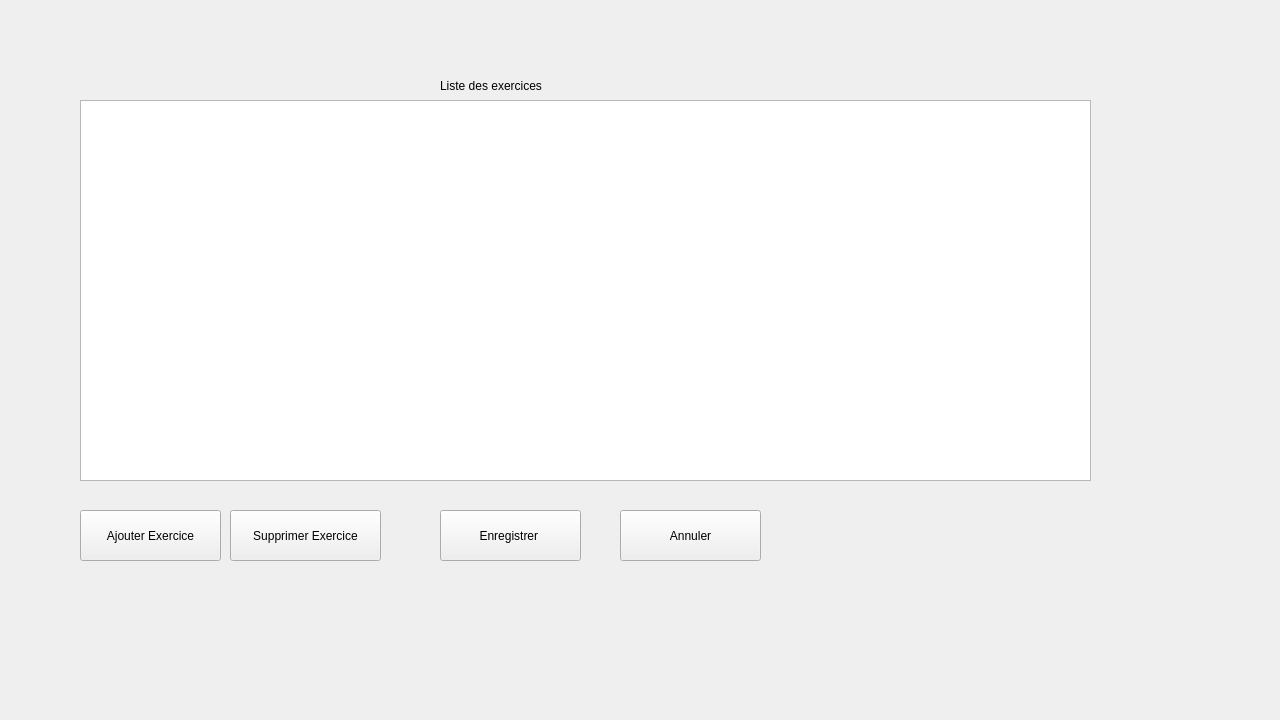
<?xml version="1.0" encoding="UTF-8"?>
<ui version="4.0">
 <class>Form</class>
 <widget class="QWidget" name="Form">
  <property name="geometry">
   <rect>
    <x>0</x>
    <y>0</y>
    <width>1280</width>
    <height>720</height>
   </rect>
  </property>
  <property name="sizePolicy">
   <sizepolicy hsizetype="Fixed" vsizetype="Fixed">
    <horstretch>0</horstretch>
    <verstretch>0</verstretch>
   </sizepolicy>
  </property>
  <property name="windowTitle">
   <string>Form</string>
  </property>
  <property name="autoFillBackground">
   <bool>false</bool>
  </property>
  <widget class="QPushButton" name="buttAjtExo">
   <property name="geometry">
    <rect>
     <x>80</x>
     <y>510</y>
     <width>141</width>
     <height>51</height>
    </rect>
   </property>
   <property name="text">
    <string>Ajouter Exercice</string>
   </property>
  </widget>
  <widget class="QPushButton" name="buttEnrModif">
   <property name="geometry">
    <rect>
     <x>440</x>
     <y>510</y>
     <width>141</width>
     <height>51</height>
    </rect>
   </property>
   <property name="text">
    <string>Enregistrer </string>
   </property>
   <property name="autoDefault">
    <bool>false</bool>
   </property>
  </widget>
  <widget class="QPushButton" name="buttAnnul">
   <property name="geometry">
    <rect>
     <x>620</x>
     <y>510</y>
     <width>141</width>
     <height>51</height>
    </rect>
   </property>
   <property name="text">
    <string>Annuler</string>
   </property>
  </widget>
  <widget class="QLabel" name="label">
   <property name="geometry">
    <rect>
     <x>440</x>
     <y>60</y>
     <width>211</width>
     <height>51</height>
    </rect>
   </property>
   <property name="text">
    <string>Liste des exercices</string>
   </property>
  </widget>
  <widget class="QTableView" name="tableView">
   <property name="geometry">
    <rect>
     <x>80</x>
     <y>100</y>
     <width>1011</width>
     <height>381</height>
    </rect>
   </property>
  </widget>
  <widget class="QPushButton" name="buttDelExo">
   <property name="geometry">
    <rect>
     <x>230</x>
     <y>510</y>
     <width>151</width>
     <height>51</height>
    </rect>
   </property>
   <property name="text">
    <string>Supprimer Exercice</string>
   </property>
  </widget>
 </widget>
 <resources/>
 <connections/>
</ui>
